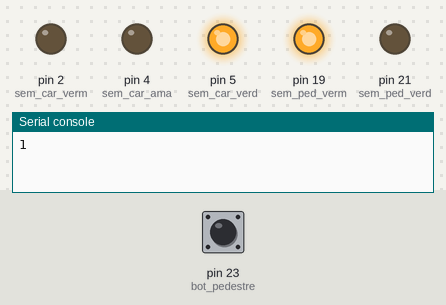
Bench run of a program on a simulated MicroPython board. Parts: output pins drawn as LEDs (lit = HIGH), the last lines printed to the serial console. Inputs (shaded band) come from the test bench; at power-on: pin 23 (bot_pedestre) LOW.

Above: at 1.2 s.
1.3 s: pin 23 (bot_pedestre) pulled HIGH for 0.15 s
At 10.9 s:
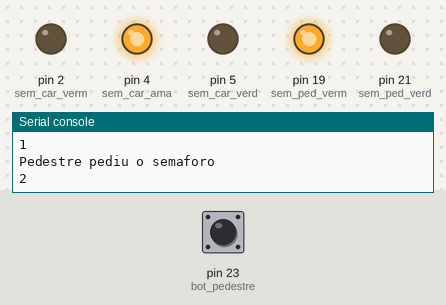
At 15.9 s:
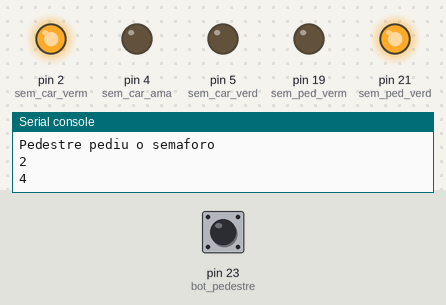
Timing chart, 0 to 16.5 s (numbered marks = the images above; inputs shaded):
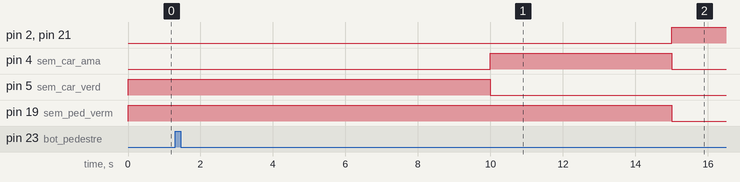

Measured:
- after the input at 1.3 s, pin 19 (sem_ped_verm): HIGH → LOW after 13.7 s; pin 21 (sem_ped_verd): LOW → HIGH after 13.7 s

The program:

semaforo_adaptativo.py
```python
from time import sleep
from machine import Pin

# Variavel para guardar se o pedestre chamou
pedestre_chamou = False

# Definicao dos pinos dos leds do semaforo
sem_car_verm = Pin(2, Pin.OUT)
sem_car_ama  = Pin(4, Pin.OUT)
sem_car_verd = Pin(5, Pin.OUT)

sem_ped_verm = Pin(19, Pin.OUT)
sem_ped_verd = Pin(21, Pin.OUT)

# Definicao do pino do botao
bot_pedestre = Pin(23, Pin.IN)

# Definicao dos estados
states = ((0, 0, 0, 0, 0), (0, 0, 1, 1, 0), (0, 1, 0, 1, 0), (1, 0, 0, 1, 0), (1, 0, 0, 0, 1), (0, 0, 1, 1, 0), (0, 1, 0, 1, 0))
timers = (0, 10, 5, 7, 8, 5, 10)

# variavel para guardar o estado atual
atual_state = 1

# Funcao para atualizar todos os leds
def setSemaforo(values):
    sem_car_verm.value(values[0])
    sem_car_ama.value(values[1])
    sem_car_verd.value(values[2])
    sem_ped_verm.value(values[3])
    sem_ped_verd.value(values[4])

# Funcao para atualizacao dos estados da maquina de estados
def update_state_machine():
    global atual_state
    global pedestre_chamou

    if(atual_state == 1):
        atual_state = 2

    elif(atual_state == 2):
        if (pedestre_chamou):
            atual_state = 4
            pedestre_chamou = False
        else:
            atual_state = 3

    elif(atual_state == 3):
        atual_state = 1


    elif(atual_state == 4):
        atual_state = 5

    elif(atual_state == 5):
        atual_state = 6

    elif(atual_state == 6):
        atual_state = 3

# Funcao para interrupcao do botao
def handle_interrupt(pin):
    global pedestre_chamou
    pedestre_chamou = True
    print("Pedestre pediu o semaforo")

# Conectar o evento do botao apertado com a interrupcao do sistema
bot_pedestre.irq(trigger=Pin.IRQ_RISING, handler=handle_interrupt)

# Codigo Main
try:
    while True:
        print(atual_state)
        setSemaforo(states[atual_state])
        sleep(timers[atual_state])
        update_state_machine()

except KeyboardInterrupt:
    setSemaforo(states[0])
```
